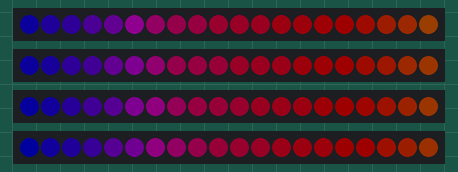
This sketch was run on a simulated Arduino Uno, built with avr-gcc and run on an emulated ATmega328P. Parts: 4 × 20 RGB LEDs in strip order, left to right. Dim RGB values are drawn brighter than linear; colours are those a GRB WS2812 strip shows for the declared byte order.

Above: at 5.17 s.
At 7.38 s:
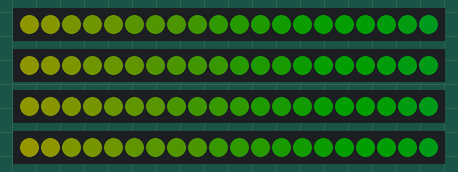
At 11.82 s:
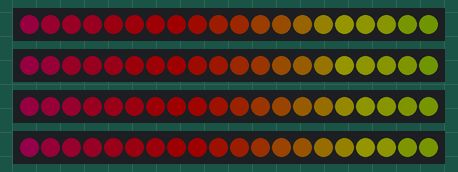
At 18.48 s:
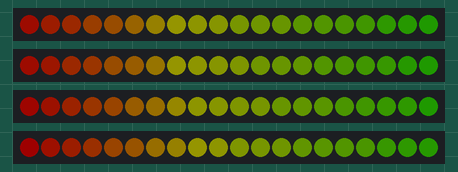
At 27.35 s:
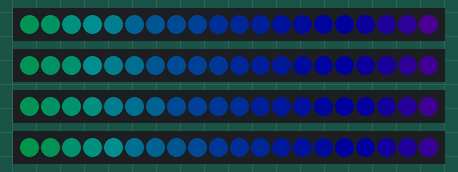
At 38.45 s:
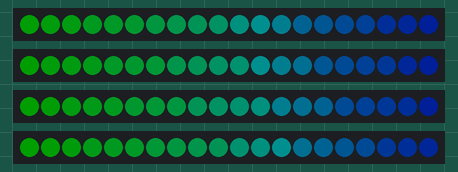

The sketch:

ArrayLeftRightRainbowSequence.ino
```cpp
#include <FastLED.h>

#define LED_PIN1    5
#define LED_PIN2    6
#define LED_PIN3    9
#define LED_PIN4    10
#define NUM_PINS    4
#define NUM_LEDS    20
#define BRIGHTNESS  30
#define LED_TYPE    WS2812B
#define COLOR_ORDER RGB
#define SPEED       50
CRGB leds[NUM_PINS][NUM_LEDS];
#define UPDATES_PER_SECOND 100
int i = 0;
int h = 0;
int x = 0;
void setup() {
    delay( 3000 ); // power-up safety delay
    FastLED.addLeds<LED_TYPE, LED_PIN1, COLOR_ORDER>(leds[0], NUM_LEDS).setCorrection( TypicalLEDStrip );
    FastLED.addLeds<LED_TYPE, LED_PIN2, COLOR_ORDER>(leds[1], NUM_LEDS).setCorrection( TypicalLEDStrip );
    FastLED.addLeds<LED_TYPE, LED_PIN3, COLOR_ORDER>(leds[2], NUM_LEDS).setCorrection( TypicalLEDStrip );
    FastLED.addLeds<LED_TYPE, LED_PIN4, COLOR_ORDER>(leds[3], NUM_LEDS).setCorrection( TypicalLEDStrip );
    FastLED.setBrightness(  BRIGHTNESS );
}

void loop() {
  //syncedLeftRightRainbow();
  //leftRightRainbowSequence();
  leftRightBounceRainbow();
}
void syncedLeftRightRainbow(){
  x=0;
  for (i = 0; i < NUM_LEDS; i++){
    if (h>254){
      h=0;
    }
    for (x = 0; x < NUM_PINS; x++){
      //CRGB g = leds[x][i].setHue(h);
      //g.setHue(h)
      leds[x][i].setHue(h);
      h++;
    }
    FastLED.show();
    delay(SPEED);
  }
  i = 0;
  delay(SPEED);
}
void leftRightRainbowSequence(){
    for (x = 0; x < NUM_PINS; x++){ //Array: runs rainbow L->R down each strip sequentially
      for (i = 0; i < NUM_LEDS; i++){
        if (h>254){
          h = 0;
        }
        leds[x][i].setHue(h);
        h++;
        FastLED.show();
        delay(SPEED);
      }
   i = 0;
   delay(SPEED);
   }
}
void leftRightBounceRainbow(){ // bounces a rainbow, all stringa are synced

    for (i = 0; i < NUM_LEDS; i++){ //cycles a rainbow L->R
    if (h>254){
      h=0;
    }
    for (x=0; x<NUM_PINS; x++){
    leds[x][i].setHue(h);
    h++;
    }
    FastLED.show();
    delay(SPEED);
  }
  for (i = NUM_LEDS-1; i >= 0; i--){ //cycles a rainbow L->R then bounces R->L and so forth
    if (h>254){
      h=0;
    }
        for (x=0; x<NUM_PINS; x++){
    leds[x][i].setHue(h);
    h++;
        }
    FastLED.show();
    delay(SPEED);
  }
  i=0;
  delay(SPEED);

}
```
